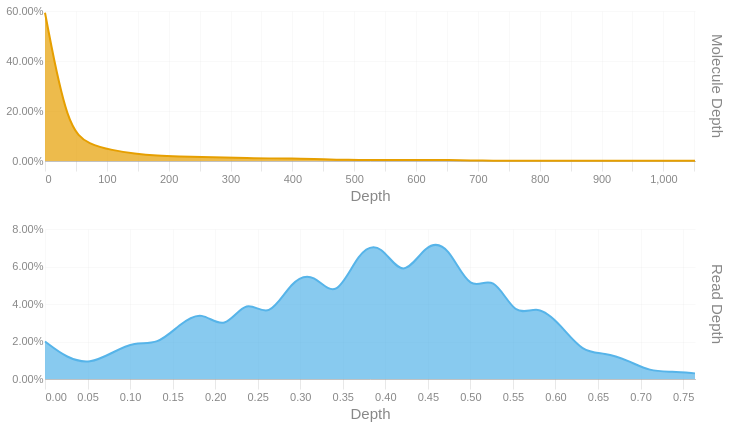

Here is the notebook cell this chart was saved with:
### Code cell
readdep = depth_hist(tb['Read Depth'], q99, 3)
readdep = readdep.with_columns(pl.lit('Read Depth').alias('Metric'))
if not SKIPLR:
    moldep = depth_hist(tb['Molecule Depth'], mol_q99, 1)
    moldep = moldep.with_columns(pl.lit('Molecule Depth').alias('Metric'))
    _hist = pl.concat([readdep, moldep])
    _hist = _hist.filter(pl.col('Proportion') != 0)
    with SafeRender(_hist):
        (
            alt.Chart(_hist)        
            .mark_area(interpolate = "basis")
            .encode(
                x=alt.X('Bin:Q').scale(domainMin=0).axis(alt.Axis(title='Depth')),
                y = alt.Y('Proportion:Q', title = None).axis(format = '.2%'),
                color = alt.Color('Metric:N').legend(None),
                row = alt.Row("Metric:N").header(title = None, labelOrient = 'right'),
                tooltip = [
                    alt.Tooltip("Metric:N", title = "Metric"),
                    alt.Tooltip('Interval:N', title = "Depth Interval"),
                    alt.Tooltip('Proportion:Q', title = "% Alignments").format('.2%')
                ]
            )
            .resolve_scale(x='independent', y='independent')
            .properties(
                height = 150, width = 650,
                usermeta={'embedOptions': {'downloadFileName': f'{samplename}.depth.hist'}}
            )
        ).display()
else:
    readdep = readdep.filter(pl.col('Proportion') != 0)
    with SafeRender(readdep):
        (
            alt.Chart(readdep)        
            .mark_area(interpolate = "basis")
            .encode(
                x=alt.X('Bin:Q').scale(domainMin=0).axis(alt.Axis(title='Depth')),
                y = alt.Y('Proportion:Q', title = None).axis(format = '.2%'),
                tooltip = [
                    alt.Tooltip('Interval:N', title = "Depth Interval"),
                    alt.Tooltip('Proportion:Q', title = "% Alignments").format('.2%')
                ]
            )
            .properties(
                usermeta={'embedOptions': {'downloadFileName': f'{samplename}.depth.hist'}}
            )
        ).display()

### Figure 1 — Vega-Lite specification as saved in the notebook (floating-point values rounded to 4 significant figures)
{"width": 650, "height": 150, "config": {"title": {"anchor": "start", "dy": -15, "fontSize": 18, "color": "#888888", "subtitleColor": "#888888", "subtitleFontSize": 14}, "arc": {"fill": "#0072B2"}, "axis": {"domainColor": "#888888", "domainWidth": 0.5, "gridWidth": 0.2, "grid": false, "titleFontWeight": 400, "titleFontSize": 15, "labelFontSize": 11, "labelColor": "#888888", "tickColor": "#888888", "tickWidth": 0.2, "titleColor": "#888888"}, "axisBand": {"grid": false}, "axisX": {"grid": true, "tickSize": 10, "domainCap": "round"}, "axisY": {"domain": false, "grid": true, "tickSize": 0, "domainCap": "round"}, "background": "transparent", "header": {"labelFontSize": 15, "labelColor": "#888888", "titleFontSize": 15, "titleFontWeight": 600, "titleColor": "#888888"}, "legend": {"labelFont": "sans-serif", "labelFontSize": 12, "labelColor": "#888888", "symbolSize": 100, "symbolType": "circle", "titleFontSize": 12, "titlePadding": 10, "titleColor": "#888888", "title": null}, "range": {"category": ["#E69F00", "#56B4E9", "#009E73", "#F0E442", "#0072B2", "#D55E00", "#CC79A7", "#000000"], "diverging": ["#cfe8f3", "#a2d4ec", "#73bfe2", "#46abdb", "#1696d2", "#12719e"]}, "area": {"fill": "#0072B2", "fillOpacity": 0.7, "line": true, "strokeOpacity": 0.7}, "line": {"color": "#0072B2", "stroke": "#0072B2", "strokeWidth": 2}, "trail": {"color": "#0072B2", "stroke": "#0072B2", "strokeWidth": 0, "size": 1}, "point": {"filled": true, "fillOpacity": 1.0, "size": 95}, "text": {"color": "#888888", "fontSize": 11, "align": "right", "fontWeight": 400, "size": 11}, "bar": {"fill": "#0072B2", "stroke": null}, "view": {"stroke": null, "continuousWidth": 660, "continuousHeight": 400}}, "data": {"name": "data-e40f75a06d580cc468be145240482d90"}, "mark": {"type": "area", "interpolate": "basis"}, "encoding": {"color": {"field": "Metric", "legend": null, "type": "nominal"}, "row": {"field": "Metric", "header": {"title": null, "labelOrient": "right"}, "type": "nominal"}, "tooltip": [{"field": "Metric", "title": "Metric", "type": "nominal"}, {"field": "Interval", "title": "Depth Interval", "type": "nominal"}, {"field": "Proportion", "format": ".2%", "title": "% Alignments", "type": "quantitative"}], "x": {"axis": {"title": "Depth"}, "field": "Bin", "scale": {"domainMin": 0}, "type": "quantitative"}, "y": {"axis": {"format": ".2%"}, "field": "Proportion", "title": null, "type": "quantitative"}}, "resolve": {"scale": {"x": "independent", "y": "independent"}}, "usermeta": {"embedOptions": {"downloadFileName": "S6_Annis_4790.depth.hist"}}, "$schema": "https://vega.github.io/schema/vega-lite/v6.1.0.json", "datasets": {"data-e40f75a06d580cc468be145240482d90": [{"Bin": 0.0, "Interval": "0.0-0.026", "Proportion": 0.02, "Metric": "Read Depth"}, {"Bin": 0.026, "Interval": "0.026-0.053", "Proportion": 0.011, "Metric": "Read Depth"}, {"Bin": 0.053, "Interval": "0.053-0.079", "Proportion": 0.008, "Metric": "Read Depth"}, {"Bin": 0.079, "Interval": "0.079-0.105", "Proportion": 0.014, "Metric": "Read Depth"}, {"Bin": 0.105, "Interval": "0.105-0.132", "Proportion": 0.02, "Metric": "Read Depth"}, {"Bin": 0.132, "Interval": "0.132-0.158", "Proportion": 0.018, "Metric": "Read Depth"}, {"Bin": 0.158, "Interval": "0.158-0.184", "Proportion": 0.029, "Metric": "Read Depth"}, {"Bin": 0.184, "Interval": "0.184-0.211", "Proportion": 0.037, "Metric": "Read Depth"}, {"Bin": 0.211, "Interval": "0.211-0.237", "Proportion": 0.025, "Metric": "Read Depth"}, {"Bin": 0.237, "Interval": "0.237-0.263", "Proportion": 0.044, "Metric": "Read Depth"}, {"Bin": 0.263, "Interval": "0.263-0.29", "Proportion": 0.031, "Metric": "Read Depth"}, {"Bin": 0.29, "Interval": "0.29-0.316", "Proportion": 0.053, "Metric": "Read Depth"}, {"Bin": 0.316, "Interval": "0.316-0.342", "Proportion": 0.057, "Metric": "Read Depth"}, {"Bin": 0.342, "Interval": "0.342-0.369", "Proportion": 0.041, "Metric": "Read Depth"}, {"Bin": 0.369, "Interval": "0.369-0.395", "Proportion": 0.069, "Metric": "Read Depth"}, {"Bin": 0.395, "Interval": "0.395-0.421", "Proportion": 0.073, "Metric": "Read Depth"}, {"Bin": 0.421, "Interval": "0.421-0.448", "Proportion": 0.052, "Metric": "Read Depth"}, {"Bin": 0.448, "Interval": "0.448-0.474", "Proportion": 0.073, "Metric": "Read Depth"}, {"Bin": 0.474, "Interval": "0.474-0.5", "Proportion": 0.072, "Metric": "Read Depth"}, {"Bin": 0.5, "Interval": "0.5-0.527", "Proportion": 0.045, "Metric": "Read Depth"}, {"Bin": 0.527, "Interval": "0.527-0.553", "Proportion": 0.057, "Metric": "Read Depth"}, {"Bin": 0.553, "Interval": "0.553-0.579", "Proportion": 0.032, "Metric": "Read Depth"}, {"Bin": 0.579, "Interval": "0.579-0.606", "Proportion": 0.04, "Metric": "Read Depth"}, {"Bin": 0.606, "Interval": "0.606-0.632", "Proportion": 0.029, "Metric": "Read Depth"}, {"Bin": 0.632, "Interval": "0.632-0.658", "Proportion": 0.014, "Metric": "Read Depth"}, {"Bin": 0.658, "Interval": "0.658-0.685", "Proportion": 0.014, "Metric": "Read Depth"}, {"Bin": 0.685, "Interval": "0.685-0.711", "Proportion": 0.01, "Metric": "Read Depth"}, {"Bin": 0.711, "Interval": "0.711-0.737", "Proportion": 0.004, "Metric": "Read Depth"}, {"Bin": 0.737, "Interval": "0.737-0.764", "Proportion": 0.004, "Metric": "Read Depth"}, {"Bin": 0.764, "Interval": "0.764-0.79", "Proportion": 0.003, "Metric": "Read Depth"}, {"Bin": 0.0, "Interval": "0.0-36.2", "Proportion": 0.593, "Metric": "Molecule Depth"}, {"Bin": 36.2, "Interval": "36.2-72.5", "Proportion": 0.124, "Metric": "Molecule Depth"}, {"Bin": 72.5, "Interval": "72.5-108.7", "Proportion": 0.066, "Metric": "Molecule Depth"}, {"Bin": 108.7, "Interval": "108.7-145.0", "Proportion": 0.043, "Metric": "Molecule Depth"}, {"Bin": 145.0, "Interval": "145.0-181.2", "Proportion": 0.029, "Metric": "Molecule Depth"}, {"Bin": 181.2, "Interval": "181.2-217.5", "Proportion": 0.021, "Metric": "Molecule Depth"}, {"Bin": 217.5, "Interval": "217.5-253.7", "Proportion": 0.018, "Metric": "Molecule Depth"}, {"Bin": 253.7, "Interval": "253.7-290.0", "Proportion": 0.016, "Metric": "Molecule Depth"}, {"Bin": 290.0, "Interval": "290.0-326.2", "Proportion": 0.014, "Metric": "Molecule Depth"}, {"Bin": 326.2, "Interval": "326.2-362.5", "Proportion": 0.012, "Metric": "Molecule Depth"}, {"Bin": 362.5, "Interval": "362.5-398.7", "Proportion": 0.01, "Metric": "Molecule Depth"}, {"Bin": 398.7, "Interval": "398.7-434.9", "Proportion": 0.011, "Metric": "Molecule Depth"}, {"Bin": 434.9, "Interval": "434.9-471.2", "Proportion": 0.008, "Metric": "Molecule Depth"}, {"Bin": 471.2, "Interval": "471.2-507.4", "Proportion": 0.005, "Metric": "Molecule Depth"}, {"Bin": 507.4, "Interval": "507.4-543.7", "Proportion": 0.004, "Metric": "Molecule Depth"}, {"Bin": 543.7, "Interval": "543.7-579.9", "Proportion": 0.004, "Metric": "Molecule Depth"}, {"Bin": 579.9, "Interval": "579.9-616.2", "Proportion": 0.004, "Metric": "Molecule Depth"}, {"Bin": 616.2, "Interval": "616.2-652.4", "Proportion": 0.004, "Metric": "Molecule Depth"}, {"Bin": 652.4, "Interval": "652.4-688.7", "Proportion": 0.004, "Metric": "Molecule Depth"}, {"Bin": 688.7, "Interval": "688.7-724.9", "Proportion": 0.002, "Metric": "Molecule Depth"}, {"Bin": 724.9, "Interval": "724.9-761.2", "Proportion": 0.001, "Metric": "Molecule Depth"}, {"Bin": 761.2, "Interval": "761.2-797.4", "Proportion": 0.001, "Metric": "Molecule Depth"}, {"Bin": 797.4, "Interval": "797.4-833.7", "Proportion": 0.001, "Metric": "Molecule Depth"}, {"Bin": 833.7, "Interval": "833.7-869.9", "Proportion": 0.001, "Metric": "Molecule Depth"}, {"Bin": 869.9, "Interval": "869.9-906.1", "Proportion": 0.001, "Metric": "Molecule Depth"}, {"Bin": 906.1, "Interval": "906.1-942.4", "Proportion": 0.001, "Metric": "Molecule Depth"}, {"Bin": 942.4, "Interval": "942.4-978.6", "Proportion": 0.001, "Metric": "Molecule Depth"}, {"Bin": 978.6, "Interval": "978.6-1014.9", "Proportion": 0.001, "Metric": "Molecule Depth"}, {"Bin": 1015.0, "Interval": "1014.9-1051.1", "Proportion": 0.001, "Metric": "Molecule Depth"}, {"Bin": 1051.0, "Interval": "1051.1-1087.37", "Proportion": 0.001, "Metric": "Molecule Depth"}]}}
